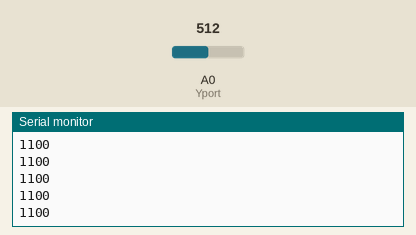
The sketch below on a simulated Arduino Uno, built with avr-gcc and run on an emulated ATmega328P. On the bench: the last lines printed to the serial monitor. Inputs (shaded band) come from the test bench; at power-on: A0 (Yport) = 512.

Above: at 1.2 s.
1.3 s: A0 (Yport) set to 716
At 1.32 s:
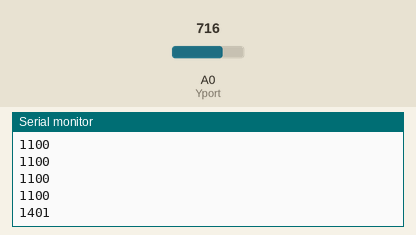
2.8 s: A0 (Yport) set to 900
At 2.84 s:
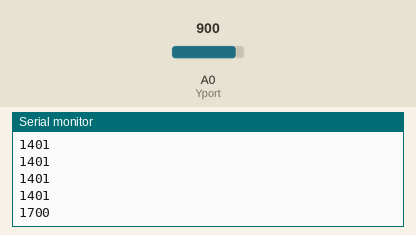
Timing chart, 0 to 5.8 s (numbered marks = the images above; inputs shaded):
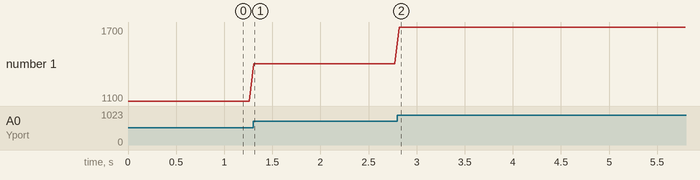

Measured:
- after the input at 1.3 s, the serial monitor: prints a new line at once (image 1)
- after the input at 2.8 s, the serial monitor: prints a new line at once (image 2)
- plotted number 1: 1100 → 1401 after the input at 1.3 s, 1401 → 1700 after the input at 2.8 s

The sketch:

master.ino
```cpp
int state = 0;
const int Yport = A0;

int Yvalue;
int rawYvalue;

const int middleJoystick = 430;
const int deadzone = 100;

const int minSpeed = 1100;
const int maxSpeed = 1900;

int pwmValue;

void setup() {
  Serial.begin(38400);
}

void loop() {
  rawYvalue = analogRead(Yport);
  if (rawYvalue < (middleJoystick - deadzone)) {
    pwmValue = map(rawYvalue, middleJoystick - deadzone, 0, minSpeed, maxSpeed);
  } else if (rawYvalue > (middleJoystick + deadzone)) {
    pwmValue = map(rawYvalue, middleJoystick + deadzone, 1023, minSpeed, maxSpeed);
  } else {
    pwmValue = minSpeed;
  }

  state = pwmValue;

  Serial.println(state);

  delay(50);
}
```
